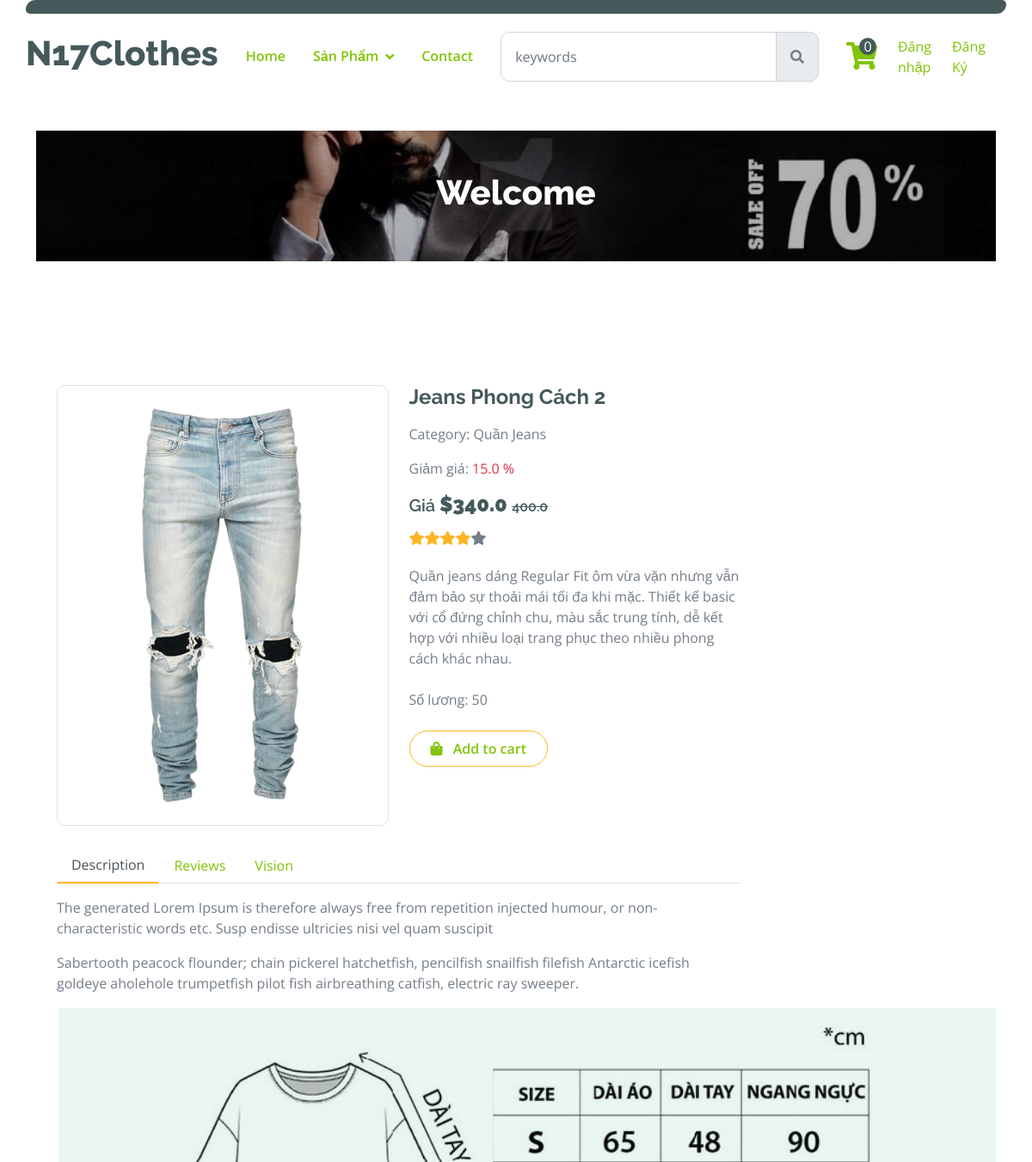
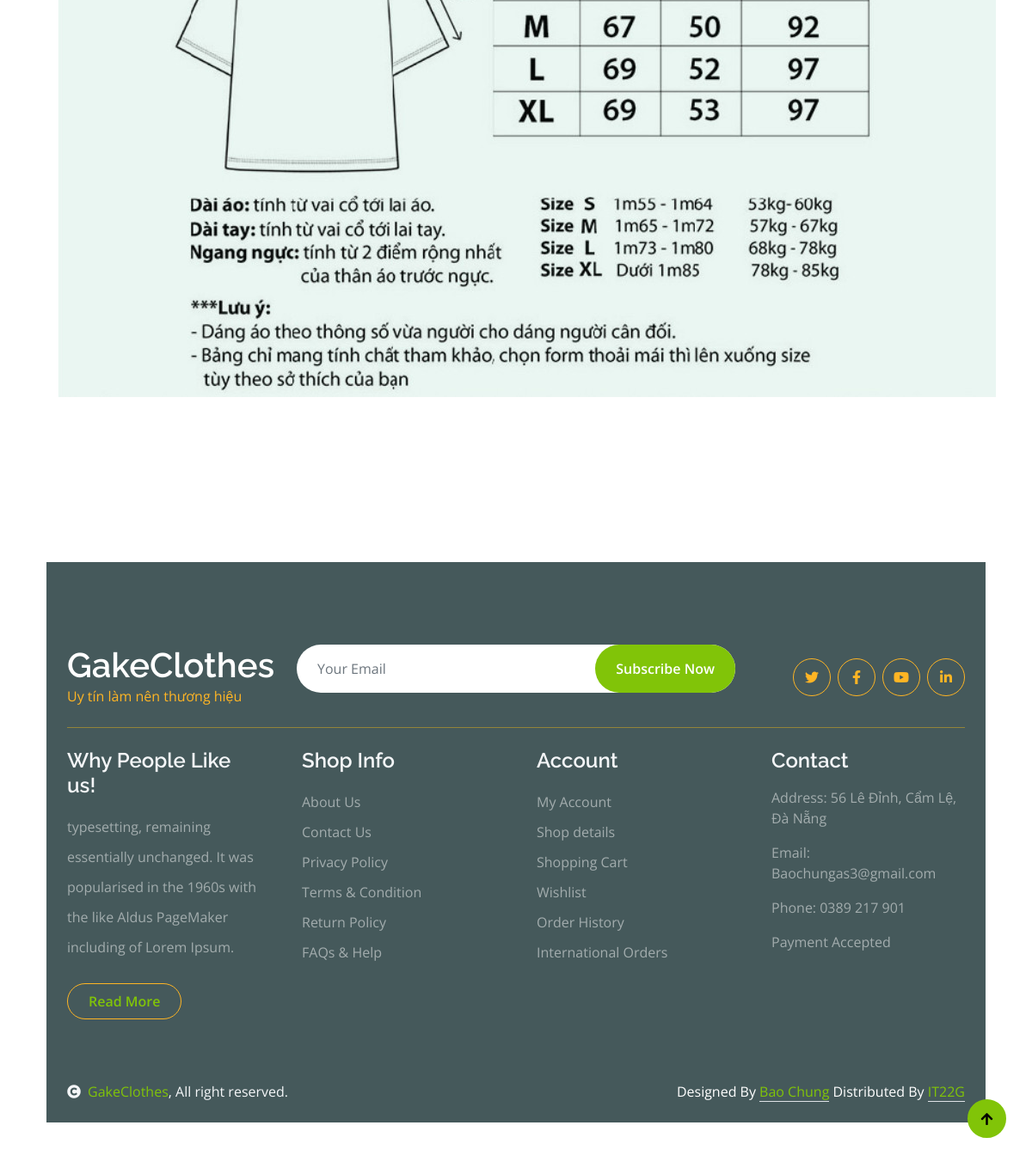
The app's page /details/?id=11 with its own data (2 pictures, top to bottom).
### app/models.py (models this page shows, shortened)
class Product(models.Model):
    name = models.CharField(max_length=200, null=True)
    price = models.FloatField()
    quantity = models.IntegerField(default = 0, null = True, blank = True)
    discount = models.FloatField()
    image = models.ImageField(null=True, blank=True, upload_to='products_pics')
    category = models.ForeignKey(Category, on_delete=models.SET_NULL, null=True, blank= True)
    description = models.CharField(max_length=1000, null=True)
    date = models.DateTimeField(auto_now_add=True)
    @property
    def ImageURL(self):
        try:
            url = self.image.url
        except:
            url = ''
        return url
    @property
    def lastPrice(self):
        return round(self.price - (self.price * self.discount) / 100, 2)

class Category(models.Model):
    name = models.CharField(max_length=200, null=True)
    slug = models.SlugField(max_length = 200, unique = True)
    def __str__(self):
        return self.name

### app/views.py (the view)
# urls.py: path("details/", views.detailsProduct, name="details"),
def detailsProduct(request):
    if request.user.is_authenticated:
        customer = request.user
        order, created = Order.objects.get_or_create(customer = customer, complete = False)
        items = order.orderitem_set.all()
        cartItems = order.get_cart_items
    else:
        items= []
        order = {"get_cart_items":0,"get_cart_total":0 }
        cartItems = order['get_cart_items']
    id = request.GET.get('id', '')
    products = Product.objects.filter(id=id)
    form = CommentForm()
    if request.method == 'POST':
        form = CommentForm(request.POST, author = request.user, product = products)
        if form.is_valid():
            form.save()
            return HttpResponseRedirect(request.META.get('HTTP_REFERER', '/'))
    categories = Category.objects.all()
    context = {'products' : products,'form':form, 'cartItems':cartItems, "categories": categories   }
    return render(request, "app/product-details.html",context)

### app/forms.py (shortened to what this page needs)
class CommentForm(forms.ModelForm):
    def __init__(self, *args, **kwargs):
        self.author = kwargs.pop('author', None)
        self.product = kwargs.pop('product', None)
        super().__init__(*args, **kwargs)
    class Meta:
        model = Comment
        fields = ["body"]

### app/templates/app/product-details.html (shortened to what this page needs)
{% extends "app/base.html" %}
{% load static %}
{% block details_content %}
{% for product in products %}
<div class="container-fluid py-5 mt-5">
    <div class="container py-5">
      <div class="row g-4 mb-5">
        <div class="col-lg-8 col-xl-9">
          <div class="row g-4">
            <div class="col-lg-6">
              <div class="border rounded">
                <a href="#">
                  <img
                    src="{{product.ImageURL}}"
                    class="img-fluid rounded"
                    alt="Image"
                  />
                </a>
              </div>
            </div>
            <div class="col-lg-6">
              <h4 class="fw-bold mb-3">{{product.name}}</h4>
              <p class="mb-3">Category:
               <span>{{product.category}}</span
            </p>
            {% if product.discount %}
            <p class="mb-3">Giảm giá:
              <span class = "text-danger"> {{product.discount}} %</span>
          </p>
            <h5 class=" mb-3"> Giá <strong class="fs-4">${{product.lastPrice}} </strong> <span class = "text-decoration-line-through fs-6 "> {{product.price}}</span></h5>
            {% else %}
              <h5 class=" mb-3"> Giá <span class = " fs-6 "> {{product.price}}</span></h5>
            {% endif %}
              <div class="d-flex mb-4">
                <i class="fa fa-star text-secondary"></i>
                <i class="fa fa-star text-secondary"></i>
                <i class="fa fa-star text-secondary"></i>
                <i class="fa fa-star text-secondary"></i>
                <i class="fa fa-star"></i>
              </div>
              <p class="mb-4">
                {{product.description}}
              </p>
              {% if product.quantity == 0 %}
              <p class="mb-4">
                Số lương: {{product.quantity}}
              </p>
              <p class="text-danger" style="font-weight: bold;">Hết hàng</p>
              {% else %}
              <p class="mb-4">
                Số lương: {{product.quantity}}
              </p>
              <a
                href="#"
                data-product="{{product.id}}"
                data-action="add"
                class="btn border border-secondary rounded-pill px-4 py-2 mb-4 text-primary updated-cart"
                ><i class="fa fa-shopping-bag me-2 text-primary"></i> Add to
                cart</a
              >
              {% endif %}
            </div>
            <div class="col-lg-12">
              <nav>
                <div class="nav nav-tabs mb-3">
                  <button
                    class="nav-link active border-white border-bottom-0"
                    type="button"
                    role="tab"
                    id="nav-about-tab"
                    data-bs-toggle="tab"
                    data-bs-target="#nav-about"
                    aria-controls="nav-about"
                    aria-selected="true"
                  >
                    Description
                  </button>
                  <button
                    class="nav-link border-white border-bottom-0"
                    type="button"
                    role="tab"
                    id="nav-mission-tab"
                    data-bs-toggle="tab"
                    data-bs-target="#nav-mission"
                    aria-controls="nav-mission"
                    aria-selected="false"
                  >
                    Reviews
                  </button>
                  <button
                    class="nav-link border-white border-bottom-0"
                    type="button"
                    role="tab"
                    id="nav-vision-tab"
                    data-bs-toggle="tab"
                    data-bs-target="#nav-vision"
                    aria-controls="nav-vision"
                    aria-selected="false"
                  >
                    Vision
                  </button>
                </div>
              </nav>
              <div class="tab-content mb-5">
                <div
                  class="tab-pane active"
                  id="nav-about"
                  role="tabpanel"
                  aria-labelledby="nav-about-tab"
                >
                  <p>
                    The generated Lorem Ipsum is therefore always free from
                    repetition injected humour, or non-characteristic words etc.
                    Susp endisse ultricies nisi vel quam suscipit
                  </p>
                  <p>
                    Sabertooth peacock flounder; chain pickerel hatchetfish,
                    pencilfish snailfish filefish Antarctic icefish goldeye
                    aholehole trumpetfish pilot fish airbreathing catfish,
                    electric ray sweeper.
                  </p>
                  <img
                    src="{% static 'app/clothes/img/anh-size-ao-quan.jpg'%}"
                    class=""
                    alt=""
                  />
                </div>
          </div>
        </div>
      </div>
    </div>
  </div>
</div>
{% endfor %}
{% endblock details_content %}

### app/static/app/clothes/css/style.css (style rules this page uses)
.btn { font-weight: 600; transition: .5s; }
.btn.border-secondary { transition: 0.5s; }
.nav.nav-tabs .nav-link.active { border-bottom: 2px solid var(--bs-secondary) !important; }

### records on screen
Product: ImageURL (picture), name "Jeans Phong Cách 2", category "Quần Jeans", discount "15.0", lastPrice "340.0", price "400.0", description "Quần jeans dáng Regular Fit ôm vừa vặn nhưng vẫn đảm bảo sự thoải mái tối đa khi mặc. Thiết kế basic với cổ đứng chỉnh chu, màu sắc trung tính, dễ kết hợp với nhiều loại trang phục theo nhiều phong cách khác nhau.", quantity "50"

### other values on screen
{{ cartItems }} "0"
